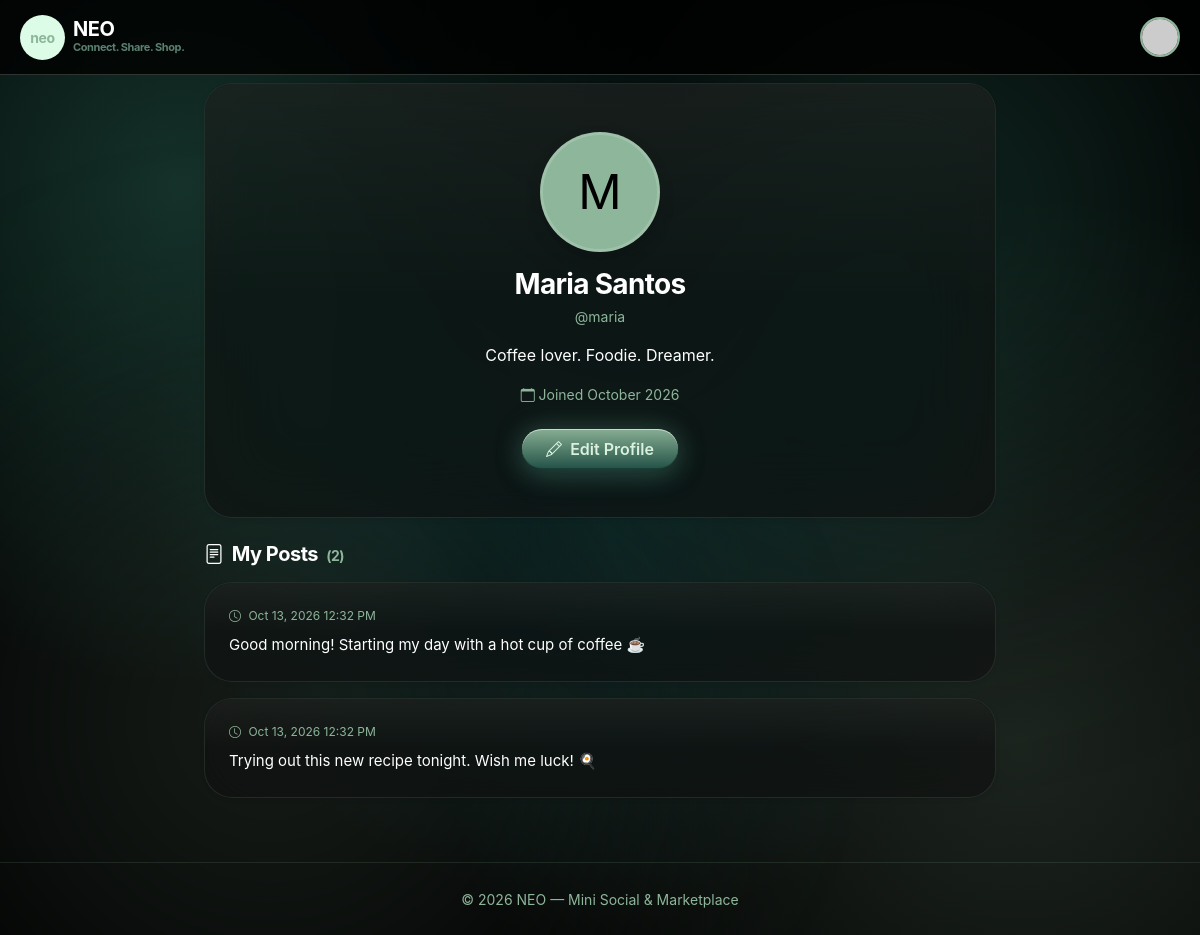
Page /index.php?page=profile&id=2 (signed in) on the committed database.
### tables this page shows
CREATE TABLE users (
    id INT AUTO_INCREMENT PRIMARY KEY,
    username VARCHAR(50) NOT NULL UNIQUE,
    password VARCHAR(255) NOT NULL,
    full_name VARCHAR(100) NOT NULL,
    bio TEXT DEFAULT NULL,
    profile_image VARCHAR(255) DEFAULT 'default.png',
    created_at TIMESTAMP DEFAULT CURRENT_TIMESTAMP
);

CREATE TABLE posts (
    id INT AUTO_INCREMENT PRIMARY KEY,
    user_id INT NOT NULL,
    content TEXT NOT NULL,
    image VARCHAR(255) DEFAULT NULL,
    created_at TIMESTAMP DEFAULT CURRENT_TIMESTAMP,
    FOREIGN KEY (user_id) REFERENCES users(id) ON DELETE CASCADE
);

### app/controllers/ProfileController.php (called while the page is built, shortened)
<?php
require_once __DIR__ . '/../models/UserModel.php';
require_once __DIR__ . '/../models/PostModel.php';
class ProfileController {
    private $userModel;
    private $postModel;
    public function __construct() {
        $db = (new Database())->getConnection();
        $this->userModel = new UserModel($db);
        $this->postModel = new PostModel($db);
    }
    public function index() {
        $id = (int)($_GET['id'] ?? $_SESSION['user_id']);
        $user = $this->userModel->findById($id);
        $posts = $this->postModel->getByUser($id);
        $isOwnProfile = ($id == $_SESSION['user_id']);
        require __DIR__ . '/../views/profile/index.php';
    }
}

### app/models/UserModel.php (called while the page is built, shortened)
<?php
class UserModel {
    private $conn;
    private $table = 'users';
    public function __construct($db) {
        $this->conn = $db;
    }
    public function findById($id) {
        $sql = "SELECT * FROM {$this->table} WHERE id = :id LIMIT 1";
        $stmt = $this->conn->prepare($sql);
        $stmt->bindParam(':id', $id, PDO::PARAM_INT);
        $stmt->execute();
        return $stmt->fetch();
    }
}

### app/models/PostModel.php (called while the page is built, shortened)
<?php
class PostModel {
    private $conn;
    private $table = 'posts';
    public function __construct($db) {
        $this->conn = $db;
    }
    public function getByUser($user_id) {
        $sql = "SELECT p.*, u.username, u.full_name, u.profile_image
                FROM {$this->table} p
                JOIN users u ON p.user_id = u.id
                WHERE p.user_id = :user_id
                ORDER BY p.created_at DESC";
        $stmt = $this->conn->prepare($sql);
        $stmt->bindParam(':user_id', $user_id, PDO::PARAM_INT);
        $stmt->execute();
        return $stmt->fetchAll();
    }
}

### app/views/profile/index.php (the view, shortened to what this page needs)
<?php require_once __DIR__ . '/../layouts/header.php'; ?>
<div class="row justify-content-center mt-2">
    <div class="col-lg-8">
        <div class="card mb-4 shadow-sm" style="border: 1px solid var(--glass-chrome-1);">
            <div class="card-body text-center p-5">
                <div class="rounded-circle mx-auto mb-3 align-items-center justify-content-center shadow"
                     style="width: 120px; height: 120px; font-size: 3rem; display: none; background: var(--accent); color: var(--bg-base); border: 3px solid var(--glass-chrome-1);">
                    <?= strtoupper(substr($user['full_name'], 0, 1)) ?>
                </div>
                <h3 class="mb-1 fw-bold" style="color: var(--text-primary);"><?= htmlspecialchars($user['full_name']) ?></h3>
                <p class="text-muted mb-3" style="font-size: 14px;">@<?= htmlspecialchars($user['username']) ?></p>
                <?php if (!empty($user['bio'])): ?>
                    <p class="mb-3" style="color: var(--text-primary); line-height: 1.6;"><?= nl2br(htmlspecialchars($user['bio'])) ?></p>
                <?php else: ?>
                    <p class="text-muted fst-italic mb-3">No bio yet.</p>
                <?php endif; ?>
                <p class="text-muted small mb-4">
                    <i class="bi bi-calendar"></i>
                    Joined <?= date('F Y', strtotime($user['created_at'])) ?>
                </p>
                <?php if ($isOwnProfile): ?>
                    <a href="index.php?page=profile.edit" class="btn btn-primary px-4 py-2">
                        <i class="bi bi-pencil me-1"></i> Edit Profile
                    </a>
                <?php endif; ?>
            </div>
        </div>
        <div class="d-flex align-items-center justify-content-between mb-3">
            <h5 class="mb-0 fw-bold" style="color: var(--text-primary);">
                <i class="bi bi-file-text me-1"></i>
                <?= $isOwnProfile ? 'My Posts' : htmlspecialchars($user['full_name']) . "'s Posts" ?>
                <span class="text-muted ms-1" style="font-size: 14px;">(<?= count($posts) ?>)</span>
            </h5>
        </div>
        <?php if (empty($posts)): ?>
            <div class="card shadow-sm" style="border: 1px solid var(--glass-chrome-1);">
                <div class="card-body text-center py-5">
                    <div class="empty-state-icon mx-auto mb-3">
                        <i class="bi bi-inbox"></i>
                    </div>
                    <h5 class="text-muted mb-0">No posts yet.</h5>
                </div>
            </div>
        <?php else: ?>
            <?php foreach ($posts as $post): ?>
                <div class="card mb-3 shadow-sm" style="border: 1px solid var(--glass-chrome-1);">
                    <div class="card-body p-4">
                        <small class="text-muted d-block mb-2" style="font-size: 12px;">
                            <i class="bi bi-clock me-1"></i> <?= date('M j, Y g:i A', strtotime($post['created_at'])) ?>
                        </small>
                        <p class="mt-1 mb-0" style="font-size: 15px; line-height: 1.6; color: var(--text-primary);">
                            <?= nl2br(htmlspecialchars($post['content'])) ?>
                        </p>
                    </div>
                </div>
            <?php endforeach; ?>
        <?php endif; ?>
    </div>
</div>
<?php require_once __DIR__ . '/../layouts/footer.php'; ?>

### public/index.php (shortened to what this page needs)
<?php
require_once __DIR__ . '/../app/models/UserModel.php';
require_once __DIR__ . '/../app/models/PostModel.php';
require_once __DIR__ . '/../app/controllers/ProfileController.php';
$page = $_GET['page'] ?? 'feed';
switch ($page) {
    case 'profile':      (new ProfileController())->index(); break;
}

### app/views/layouts/header.php (shortened to what this page needs)
<!DOCTYPE html>
<html lang="en" data-theme="dark">
<head>
    <link href="https://cdn.jsdelivr.net/npm/bootstrap@5.3.2/dist/css/bootstrap.min.css" rel="stylesheet">
    <link href="https://cdn.jsdelivr.net/npm/bootstrap-icons@1.11.1/font/bootstrap-icons.css" rel="stylesheet">
    <link href="assets/css/style.css" rel="stylesheet">
</head>
<body>
<header class="neo-header" style="height: 75px; background: var(--glass-bg-3); border-bottom: 1px solid var(--glass-chrome-1); padding: 0 20px; display: flex; align-items: center; justify-content: space-between; position: sticky; top: 0; z-index: 1000;">
    <a class="navbar-brand d-flex align-items-center gap-2 text-decoration-none" href="index.php?page=feed">
        <div class="neo-logo-icon" style="background: #dcfce7; color: var(--accent); width: 45px; height: 45px; border-radius: 50%; display: flex; align-items: center; justify-content: center; font-weight: 700; font-size: 14px;">neo</div>
        <div class="d-none d-sm-block">
            <h1 class="neo-brand-title" style="font-size: 20px; font-weight: 700; color: var(--text-primary); margin: 0; line-height: 1;">NEO</h1>
            <p class="neo-brand-subtitle" style="font-size: 11px; color: var(--text-muted); margin: 0;">Connect. Share. Shop.</p>
        </div>
    </a>
    <div class="d-flex align-items-center gap-3">
        <?php if (isset($_SESSION['user_id'])): ?>
            <a href="index.php?page=profile&id=<?= $_SESSION['user_id'] ?>">
                <img src="<?= $_SESSION['profile_image'] ?? 'https://i.pravatar.cc/150?img=47' ?>" alt="User" class="neo-profile-pic" style="width: 40px; height: 40px; border-radius: 50%; object-fit: cover; border: 2px solid var(--accent);">
            </a>
        <?php else: ?>
            <a href="index.php?page=login" class="btn btn-outline-primary btn-sm rounded-pill px-4">Login</a>
        <?php endif; ?>
    </div>
</header>

### app/views/layouts/footer.php (shortened to what this page needs)
<footer class="text-center py-4 mt-5">
    <small>&copy; <?= date('Y') ?> NEO — Mini Social & Marketplace</small>
</footer>
</body>
</html>

### public/assets/css/style.css (style rules this page uses)
:root { --c-1: #051F20; --c-2: #0B2B26; --c-3: #163832; --c-4: #235347; --c-5: #8EB69B; --c-6: #DAF1DE; --bg-base: #000000; --bg-orb-1: rgba(35, 83, 71, 0.6); --bg-orb-2: rgba(142, 182, 155, 0.2); --bg-orb-3: rgba(5, 31, 32, 0.9); --glass-bg: rgba(18, 18, 18, 0.7); --glass-bg-2: rgba(24, 24, 24, 0.5); --glass-bg-3: rgba(0, 0, 0, 0.8); --glass-chrome-1: rgba(218, 241, 222, 0.2); --glass-chrome-2: rgba(142, 182, 155, 0.1); --glass-chrome-3: rgba(0, 0, 0, 0.8); --glass-shine: rgba(218, 241, 222, 0.1); --glass-shadow-in: rgba(0, 0, 0, 0.8); --text-primary: #FFFFFF; --text-secondary: #8EB69B; --text-muted: #5A8070; --accent: #8EB69B; --accent-hover: #DAF1DE; --accent-deep: #235347; --shadow-outer: 0 20px 60px rgba(0, 0, 0, 0.8); --shadow-glow: 0 0 60px rgba(35, 83, 71, 0.3); --danger: #E91429; }
* { transition: background-color 0.35s ease, color 0.35s ease, border-color 0.35s ease, box-shadow 0.35s ease; }
html, body { min-height: 100vh; margin: 0; font-family: -apple-system, BlinkMacSystemFont, "SF Pro Display", "Segoe UI", Roboto, sans-serif; color: var(--text-primary); -webkit-font-smoothing: antialiased; }
body { background-color: var(--bg-base); position: relative; overflow-x: hidden; background-image: radial-gradient(circle at 15% 20%, var(--bg-orb-1) 0%, transparent 40%), radial-gradient(circle at 85% 80%, var(--bg-orb-2) 0%, transparent 45%), radial-gradient(circle at 50% 50%, var(--bg-orb-3) 0%, transparent 60%); background-attachment: fixed; }
body::before, body::after { content: ""; position: fixed; border-radius: 50%; z-index: -1; pointer-events: none; filter: blur(120px); animation: float 24s ease-in-out infinite; }
body::before { top: -20%; right: -10%; width: 800px; height: 800px; background: radial-gradient(circle, var(--bg-orb-1), transparent 70%); }
body::after { bottom: -25%; left: -15%; width: 900px; height: 900px; background: radial-gradient(circle, var(--bg-orb-2), transparent 70%); animation-delay: -12s; }
.card { background: var(--glass-bg) !important; backdrop-filter: blur(40px) saturate(200%); -webkit-backdrop-filter: blur(40px) saturate(200%); border-radius: 28px !important; border: 1px solid rgba(142, 182, 155, 0.15) !important; color: var(--text-primary); position: relative; overflow: hidden; box-shadow: 0 20px 60px rgba(0, 0, 0, 0.6), 0 0 40px rgba(35, 83, 71, 0.1), inset 0 1px 0 var(--glass-chrome-1), inset 0 -1px 0 var(--glass-chrome-2), inset 0 -20px 40px -20px var(--glass-shadow-in); }
.card-body { color: var(--text-primary) !important; padding: 1.75rem; position: relative; z-index: 1; }
.card::before { content: ""; position: absolute; top: 0; left: 0; right: 0; height: 50%; background: linear-gradient(180deg, var(--glass-shine) 0%, transparent 100%); opacity: 0.5; pointer-events: none; border-radius: 28px 28px 0 0; }
.navbar-brand { color: var(--text-primary) !important; font-weight: 700; font-size: 1.3rem; display: flex; align-items: center; gap: 10px; letter-spacing: -0.02em; }
h1, h2, h3, h4, h5, h6 { color: var(--text-primary) !important; font-weight: 700; letter-spacing: -0.025em; }
.text-muted { color: var(--text-secondary) !important; }
a { color: var(--accent) !important; text-decoration: none; }
.btn { border-radius: 50px !important; font-weight: 600; padding: 0.65rem 1.5rem; border: none; position: relative; overflow: hidden; }
.btn-primary { background: linear-gradient(180deg, rgba(142, 182, 155, 0.95) 0%, rgba(35, 83, 71, 0.98) 100%) !important; color: #DAF1DE !important; box-shadow: 0 8px 24px rgba(35, 83, 71, 0.5), 0 0 30px rgba(142, 182, 155, 0.25), inset 0 1px 0 rgba(218, 241, 222, 0.7), inset 0 -1px 0 rgba(5, 31, 32, 0.4); }
footer { color: var(--text-muted) !important; border-top: 1px solid rgba(142, 182, 155, 0.15); margin-top: 3rem; padding: 1.5rem 0; }
footer small { color: var(--text-secondary) !important; }

### rows in the picture
users: full_name "M", full_name "Maria Santos", username "maria", bio "Coffee lover. Foodie. Dreamer.", created_at "October 2026"
posts: created_at "Oct 13, 2026 12:32 PM", content "Good morning! Starting my day with a hot cup of coffee ☕"
posts: created_at "Oct 13, 2026 12:32 PM", content "Trying out this new recipe tonight. Wish me luck! 🍳"

### other values in the picture
count($posts) "2"
